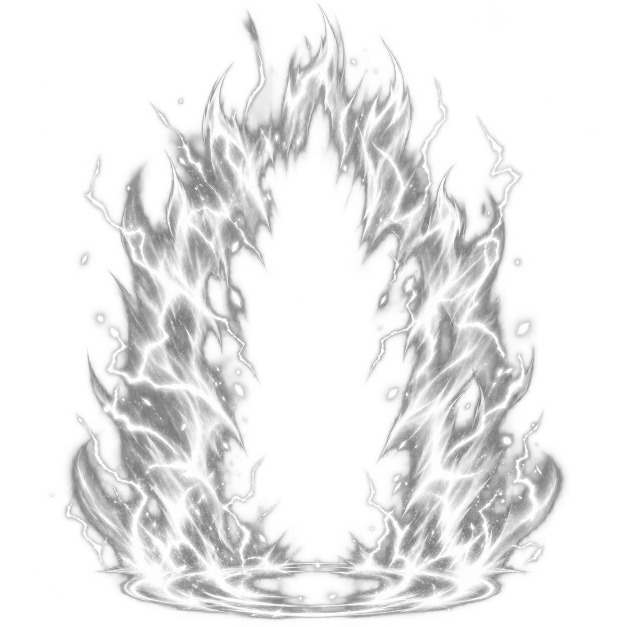
#> input picture art_sources/special_vfx/aura.png, 1254 x 1254 px (shown at 1/2 size); its folder holds 2 pictures in this run
$ python pack_special_vfx.py
#> lines starting #> are read from the running program, lines starting #| are printed output that depends on the picture
from pathlib import Path
from PIL import Image
ROOT=Path(__file__).resolve().parents[1]
OUT=ROOT/'godot/assets/effects/special_v1'
OUT.mkdir(parents=True,exist_ok=True)
for name in ['aura','impact']:
    source=ROOT/'art_sources/special_vfx'/f'{name}.png'
    Image.open(source).convert('RGBA').resize((512,512),Image.Resampling.LANCZOS).save(OUT/f'{name}.png')
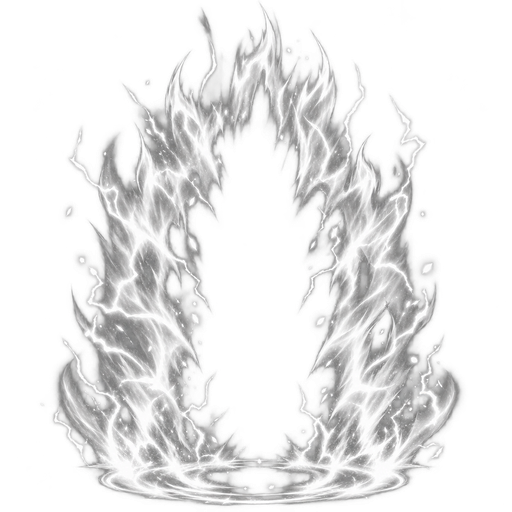
#> saved as aura.png: PIL image 512x512 RGBA; mean R, G, B, A 96.7, 96.5, 96.5, 85.5; transparent parts drawn white
#> pass 2 of the loop `for name in ['aura','impact']:`:
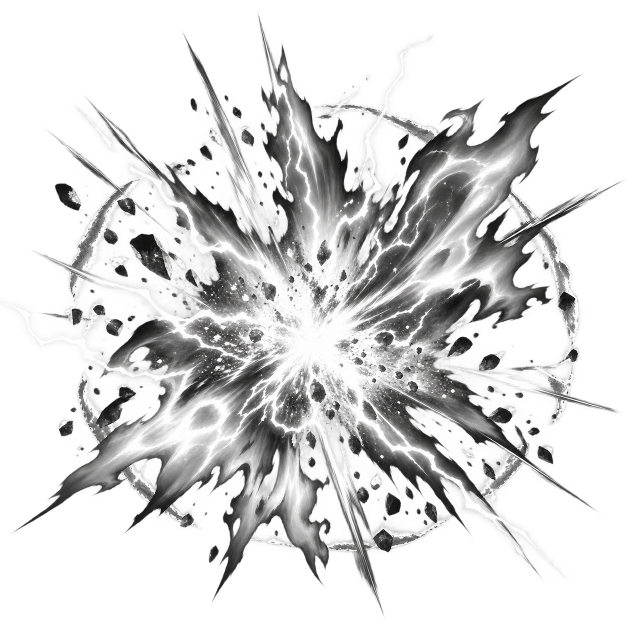
#> input picture art_sources/special_vfx/impact.png, 1254 x 1254 px (shown at 1/2 size)
#> `Image.open(source).convert('RGBA').resize((512,512),Image.Resampling.L..`:
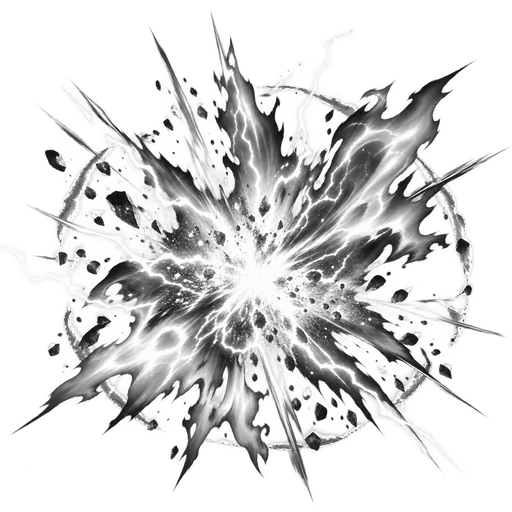
#> saved as impact.png: PIL image 512x512 RGBA; mean R, G, B, A 75.4, 75.2, 75.2, 90.3; transparent parts drawn white
print('SPECIAL_VFX_PACK_OK textures=2 size=512')
